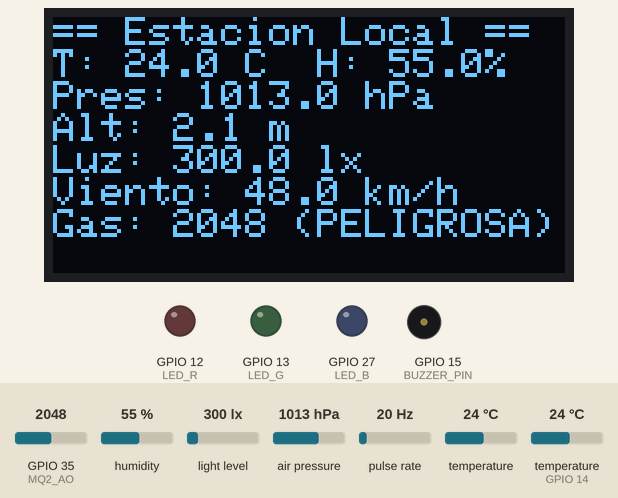
A sketch run on a simulated ESP32. Shown: 128×64 one-colour display, output pins drawn as LEDs (lit = HIGH), buzzer (waves = sounding, pin HIGH). Wiring (inferred from the names in the program): pulse sensor: data GPIO 17. Inputs (shaded band) come from the test bench; at power-on: GPIO 35 (MQ2_AO) = 2048, humidity 55 %, light level 300 lx, air pressure 1013 hPa, pulse rate 20 Hz, temperature 24 °C, temperature (sensor on GPIO 14) 24 °C. What the sketch prints to the serial monitor is not drawn.

Above: at 4.8 s.
4.9 s: GPIO 35 (MQ2_AO) set to 1864
At 13.5 s:
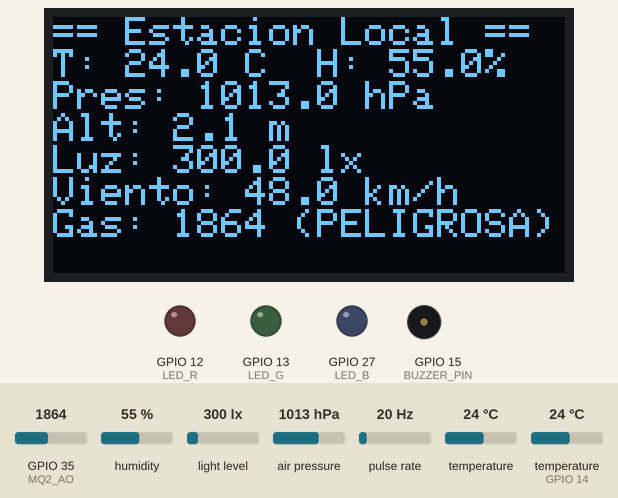
13.9 s: GPIO 35 (MQ2_AO) set to 1753
At 21.8 s:
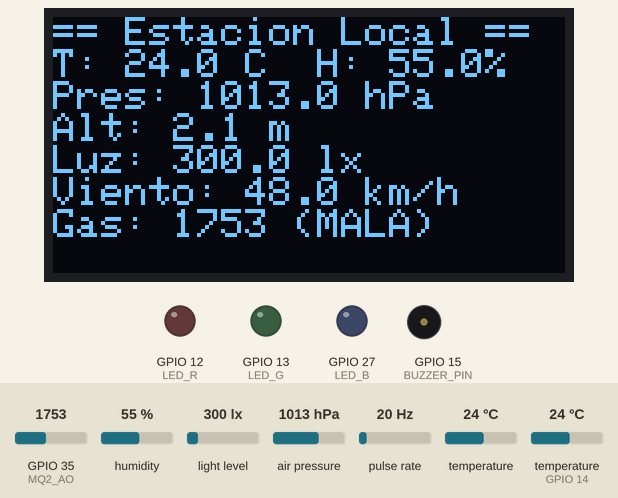
22.1 s: GPIO 35 (MQ2_AO) set to 1660
At 29.3 s:
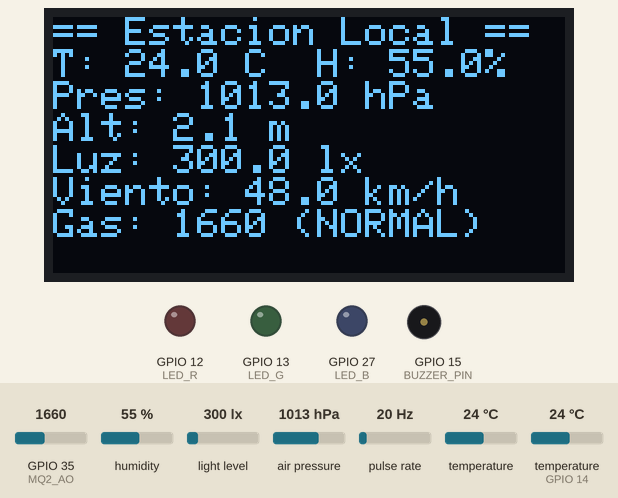
30.3 s: GPIO 35 (MQ2_AO) set to 1462
At 37.8 s:
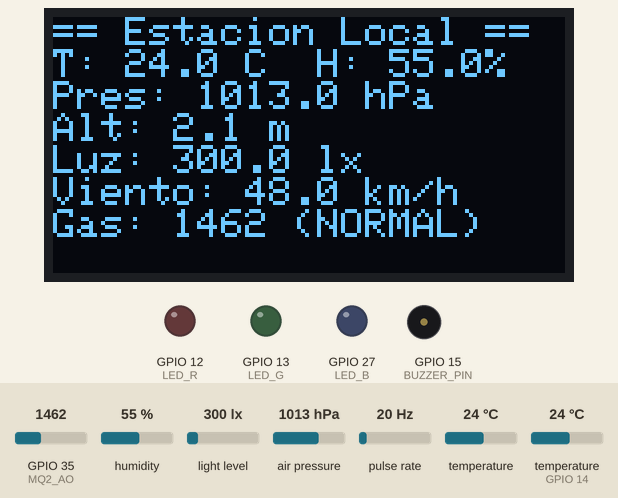
38.5 s: GPIO 35 (MQ2_AO) set to 1337
At 46.2 s:
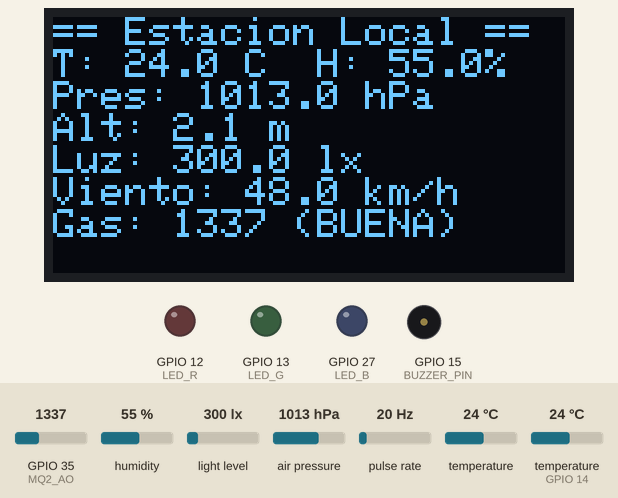
46.7 s: humidity set to 22 %
At 54.7 s:
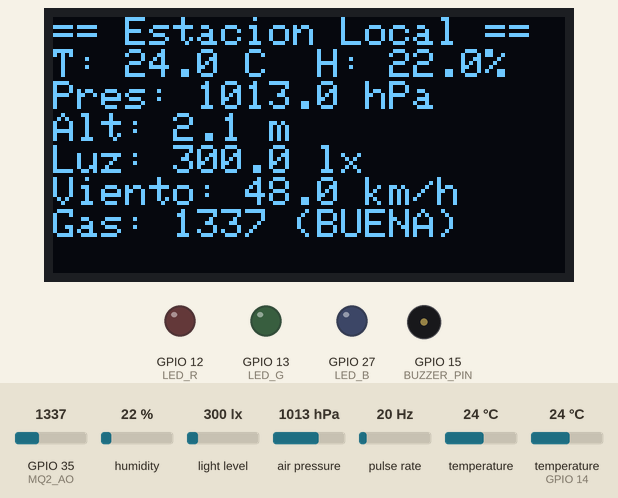
Timing chart, 0 to 55.9 s (numbered marks = the images above; inputs shaded):
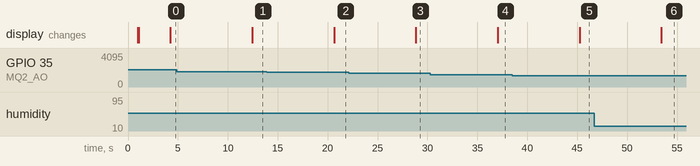

Measured:
- the behaviour switches between 1801 and 1800 on GPIO 35 (MQ2_AO) (found by bisection; images 1 and 2)
- the behaviour switches between 1401 and 1400 on GPIO 35 (MQ2_AO) (found by bisection; images 4 and 5)
- after the input at 4.9 s, the display: changes after 7.5 s (image 1)
- after the input at 13.9 s, the display: changes after 6.7 s (image 2)
- after the input at 22.1 s, the display: changes after 6.7 s (image 3)
- after the input at 30.3 s, the display: changes after 6.7 s (image 4)
- after the input at 38.5 s, the display: changes after 6.7 s (image 5)
- after the input at 46.7 s, the display: changes after 6.7 s (image 6)

The sketch:

sketch_oct30a.ino
```cpp
/* ======================================================
 *  Proyecto: Estación Meteorológica Local con ESP32
 *  Descripción: Mide temperatura, humedad, presión, luz,
 *  velocidad del viento y calidad del aire.
 *  Muestra los datos por pantalla OLED y consola serial.
 *  Autor: [Tu Nombre]
 *  Fecha: [Actualizar Fecha Actual]
 *  ======================================================
 */

#include <Wire.h>
#include <Adafruit_BMP085.h>
#include <BH1750.h>
#include <DHT.h>
#include <Adafruit_SSD1306.h>

// === Definición de pines ===
#define DHTPIN 14
#define DHTTYPE DHT11
#define MQ2_AO 35
#define BUZZER_PIN 15
#define LED_R 12
#define LED_G 13
#define LED_B 27
#define BUTTON_BACK 5
#define BUTTON_NEXT 18
#define ANEMO_PIN 17

// === Configuración del anemómetro ===
const int RecordTime = 3;                // Tiempo de muestreo (s)
volatile int InterruptCounter = 0;       // Contador de interrupciones
volatile unsigned long lastPulse = 0;    // Tiempo del último pulso (µs)
float WindSpeed = 0.0;                   // Velocidad del viento en km/h
const float ANEMO_FACTOR = 2.4;          // Factor de conversión a km/h

// === Sensores conectados ===
Adafruit_BMP085 bmp;                     // Presión y altitud
BH1750 lightMeter;                       // Luz
DHT dht(DHTPIN, DHTTYPE);                // Temperatura y humedad

// === Configuración de pantalla OLED ===
#define SCREEN_WIDTH 128
#define SCREEN_HEIGHT 64
Adafruit_SSD1306 display(SCREEN_WIDTH, SCREEN_HEIGHT, &Wire, -1);

// === Umbrales MQ2 ===
const int MQ2_umbral_base = 1400;
const int MQ2_umbral_malo = 1700;
const int MQ2_umbral_horrible = 1800;

// === Prototipos ===
void renderDisplay(void (*pageFunc)());
void showResumen();
String getCalidadAire(int gasADC);
void measureWind();
void IRAM_ATTR countup();

// =============================================================
// === INTERRUPCIÓN: contar pulsos de viento ===
// =============================================================
void IRAM_ATTR countup() {
  unsigned long now = micros();
  if (now - lastPulse > 5000) {  // antirrebote: ignora pulsos <5 ms
    InterruptCounter++;
    lastPulse = now;
  }
}

// =============================================================
// === CÁLCULO DE VELOCIDAD DEL VIENTO ===
// =============================================================
void measureWind() {
  InterruptCounter = 0;
  attachInterrupt(digitalPinToInterrupt(ANEMO_PIN), countup, FALLING);
  delay(RecordTime * 1000);
  detachInterrupt(digitalPinToInterrupt(ANEMO_PIN));
  WindSpeed = (float)InterruptCounter / (float)RecordTime * ANEMO_FACTOR;
}

// =============================================================
// === SETUP ===
// =============================================================
void setup() {
  Serial.begin(115200);
  delay(1000);
  Serial.println("🌦 Iniciando Estación Meteorológica Local...");

  Wire.begin(21, 22);

  // --- Inicialización de sensores ---
  dht.begin();
  lightMeter.begin();

  if (!bmp.begin()) {
    Serial.println("❌ No se detecta BMP180/BMP085. Revisa conexiones.");
    while (true);
  }

  // --- Pantalla OLED ---
  if (!display.begin(SSD1306_SWITCHCAPVCC, 0x3C)) {
    Serial.println("❌ No se pudo inicializar OLED.");
    while (true);
  }
  display.clearDisplay();
  display.setTextColor(SSD1306_WHITE);
  display.setTextSize(1);
  display.println("Estacion OK!");
  display.display();

  // --- Pines ---
  pinMode(BUTTON_BACK, INPUT_PULLDOWN);
  pinMode(BUTTON_NEXT, INPUT_PULLDOWN);
  pinMode(LED_R, OUTPUT);
  pinMode(LED_G, OUTPUT);
  pinMode(LED_B, OUTPUT);
  pinMode(ANEMO_PIN, INPUT_PULLUP);
  pinMode(BUZZER_PIN, OUTPUT);

  Serial.println("✅ Sistema iniciado correctamente.");
}

// =============================================================
// === LOOP PRINCIPAL ===
// =============================================================
void loop() {
  // --- Lecturas de sensores ---
  float temp = dht.readTemperature();
  float hum = dht.readHumidity();

  bmp.readTemperature();  // dummy read
  bmp.readPressure();
  delay(100);

  float pres = bmp.readPressure() / 100.0;        // hPa
  float altitud = bmp.readAltitude();      // metros
  float lux = lightMeter.readLightLevel();        // lux
  int gasA = analogRead(MQ2_AO);                  // MQ2 analógico
  measureWind();                                  // velocidad viento

  // --- Mostrar por consola ---
  Serial.println("===================================");
  Serial.printf("🌡 Temp: %.1f °C\n", temp);
  Serial.printf("💧 Humedad: %.1f %%\n", hum);
  Serial.printf("🧭 Presion: %.1f hPa\n", pres);
  Serial.printf("⛰ Altitud: %.1f m\n", altitud);
  Serial.printf("☀️  Luz: %.1f lx\n", lux);
  Serial.printf("🌬 Viento: %.1f km/h (%.2f m/s)\n", WindSpeed, WindSpeed / 3.6);
  Serial.printf("🧪 MQ2: %d (%s)\n", gasA, getCalidadAire(gasA).c_str());
  Serial.println("===================================");

  // --- Mostrar en pantalla OLED ---
  renderDisplay(showResumen);

  delay(5000); // actualiza cada 5 segundos
}

// =============================================================
// === FUNCIÓN DE VISUALIZACIÓN OLED ===
// =============================================================
void showResumen() {
  display.setTextSize(1);
  display.setCursor(0, 0);
  display.println("== Estacion Local ==");

  float temp = dht.readTemperature();
  float hum = dht.readHumidity();
  float pres = bmp.readPressure() / 100.0;
  float altitud = bmp.readAltitude();
  float lux = lightMeter.readLightLevel();
  int gasA = analogRead(MQ2_AO);
  String calidad = getCalidadAire(gasA);

  display.printf("T: %.1f C  H: %.1f%%\n", temp, hum);
  display.printf("Pres: %.1f hPa\n", pres);
  display.printf("Alt: %.1f m\n", altitud);
  display.printf("Luz: %.1f lx\n", lux);
  display.printf("Viento: %.1f km/h\n", WindSpeed);
  display.printf("Gas: %d (%s)\n", gasA, calidad.c_str());
}

void renderDisplay(void (*pageFunc)()) {
  display.clearDisplay();
  pageFunc();
  display.display();
}

// =============================================================
// === CALIDAD DEL AIRE MQ2 ===
// =============================================================
String getCalidadAire(int gasADC) {
  if (gasADC > MQ2_umbral_horrible) return "PELIGROSA";
  if (gasADC > MQ2_umbral_malo) return "MALA";
  if (gasADC > MQ2_umbral_base) return "NORMAL";
  return "BUENA";
}
```
